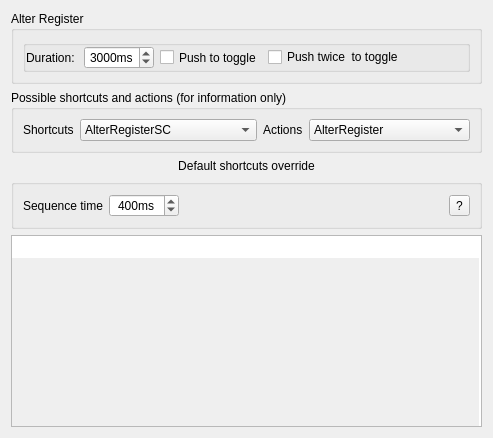
     <widget class="QWidget" name="_ShortcutTab">
      <attribute name="title">
       <string>Shortcuts</string>
      </attribute>
      <layout class="QVBoxLayout" name="verticalLayout_3">
       <item>
        <widget class="QGroupBox" name="GB_3_metaShortcut">
         <property name="sizePolicy">
          <sizepolicy hsizetype="Minimum" vsizetype="Fixed">
           <horstretch>0</horstretch>
           <verstretch>0</verstretch>
          </sizepolicy>
         </property>
         <property name="title">
          <string>Alter Register</string>
         </property>
         <layout class="QGridLayout" name="gridLayout_38">
          <item row="0" column="0">
           <widget class="QGroupBox" name="GB_2_metaDuration">
            <property name="sizePolicy">
             <sizepolicy hsizetype="Minimum" vsizetype="Minimum">
              <horstretch>0</horstretch>
              <verstretch>0</verstretch>
             </sizepolicy>
            </property>
            <property name="toolTip">
             <string>&lt;html&gt;&lt;head/&gt;&lt;body&gt;&lt;p&gt;Double push AlterRegisterSC to toggle on/off  the Register.&lt;/p&gt;&lt;p&gt;add shortcut sequence:&lt;/p&gt;&lt;p&gt;&lt;span style=&quot; font-weight:700;&quot;&gt;AlterRegisterSC,AlterRegisterSC:ma=ToggleRegister,ra=ToggleRegister&lt;/span&gt;&lt;/p&gt;&lt;/body&gt;&lt;/html&gt;</string>
            </property>
            <property name="title">
             <string/>
            </property>
            <property name="flat">
             <bool>true</bool>
            </property>
            <layout class="QGridLayout" name="gridLayout_31">
             <property name="leftMargin">
              <number>0</number>
             </property>
             <property name="topMargin">
              <number>0</number>
             </property>
             <property name="bottomMargin">
              <number>0</number>
             </property>
             <property name="horizontalSpacing">
              <number>6</number>
             </property>
             <property name="verticalSpacing">
              <number>0</number>
             </property>
             <item row="0" column="4">
              <spacer name="horizontalSpacer_22">
               <property name="orientation">
                <enum>Qt::Orientation::Horizontal</enum>
               </property>
               <property name="sizeHint" stdset="0">
                <size>
                 <width>40</width>
                 <height>20</height>
                </size>
               </property>
              </spacer>
             </item>
             <item row="0" column="0">
              <widget class="QLabel" name="label_61">
               <property name="text">
                <string>Duration: </string>
               </property>
              </widget>
             </item>
             <item row="0" column="3">
              <widget class="QCheckBox" name="kcfg_altRegisterIsPushedTwice">
               <property name="sizePolicy">
                <sizepolicy hsizetype="Preferred" vsizetype="Fixed">
                 <horstretch>0</horstretch>
                 <verstretch>0</verstretch>
                </sizepolicy>
               </property>
               <property name="maximumSize">
                <size>
                 <width>16777215</width>
                 <height>20</height>
                </size>
               </property>
               <property name="sizeIncrement">
                <size>
                 <width>0</width>
                 <height>0</height>
                </size>
               </property>
               <property name="toolTip">
                <string>&lt;html&gt;&lt;head/&gt;&lt;body&gt;&lt;p&gt;Push twice AlterRegisterSC shortcut to toggle Register Mode&lt;/p&gt;&lt;/body&gt;&lt;/html&gt;</string>
               </property>
               <property name="text">
                <string>Push twice  to toggle</string>
               </property>
              </widget>
             </item>
             <item row="0" column="1">
              <widget class="QSpinBox" name="kcfg_altRegisterTimeout">
               <property name="focusPolicy">
                <enum>Qt::FocusPolicy::StrongFocus</enum>
               </property>
               <property name="toolTip">
                <string>&lt;html&gt;&lt;head/&gt;&lt;body&gt;&lt;p&gt;After this time the register state will return to its original state. Any shortcut will refresh this timer.&lt;/p&gt;&lt;/body&gt;&lt;/html&gt;</string>
               </property>
               <property name="alignment">
                <set>Qt::AlignmentFlag::AlignCenter</set>
               </property>
               <property name="suffix">
                <string>ms</string>
               </property>
               <property name="minimum">
                <number>100</number>
               </property>
               <property name="maximum">
                <number>9999</number>
               </property>
               <property name="value">
                <number>3000</number>
               </property>
              </widget>
             </item>
             <item row="0" column="2">
              <widget class="QCheckBox" name="kcfg_altRegisterIsToggle">
               <property name="sizePolicy">
                <sizepolicy hsizetype="Preferred" vsizetype="Preferred">
                 <horstretch>0</horstretch>
                 <verstretch>0</verstretch>
                </sizepolicy>
               </property>
               <property name="toolTip">
                <string>&lt;html&gt;&lt;head/&gt;&lt;body&gt;&lt;p&gt;Alter Register shortcut will toggle register. Switch on/off without timeout.&lt;/p&gt;&lt;/body&gt;&lt;/html&gt;</string>
               </property>
               <property name="text">
                <string>Push to toggle</string>
               </property>
              </widget>
             </item>
            </layout>
           </widget>
          </item>
         </layout>
        </widget>
       </item>
       <item>
        <widget class="QGroupBox" name="groupBox_30">
         <property name="sizePolicy">
          <sizepolicy hsizetype="Preferred" vsizetype="Fixed">
           <horstretch>0</horstretch>
           <verstretch>0</verstretch>
          </sizepolicy>
         </property>
         <property name="title">
          <string>Possible shortcuts and actions (for information only)</string>
         </property>
         <property name="flat">
          <bool>true</bool>
         </property>
         <layout class="QGridLayout" name="gridLayout_39">
          <item row="0" column="4">
           <widget class="QComboBox" name="possibleActions">
            <item>
             <property name="text">
              <string>AlterRegister</string>
             </property>
            </item>
            <item>
             <property name="text">
              <string>Decrease</string>
             </property>
            </item>
            <item>
             <property name="text">
              <string>DWMLeft</string>
             </property>
            </item>
            <item>
             <property name="text">
              <string>DWMRight</string>
             </property>
            </item>
            <item>
             <property name="text">
              <string>FocusDown</string>
             </property>
            </item>
            <item>
             <property name="text">
              <string>FocusLeft</string>
             </property>
            </item>
            <item>
             <property name="text">
              <string>FocusNext</string>
             </property>
            </item>
            <item>
             <property name="text">
              <string>FocusPrev</string>
             </property>
            </item>
            <item>
             <property name="text">
              <string>FocusRight</string>
             </property>
            </item>
            <item>
             <property name="text">
              <string>FocusUp</string>
             </property>
            </item>
            <item>
             <property name="text">
              <string>GrowHeight</string>
             </property>
            </item>
            <item>
             <property name="text">
              <string>GrowWidth</string>
             </property>
            </item>
            <item>
             <property name="text">
              <string>Increase</string>
             </property>
            </item>
            <item>
             <property name="text">
              <string>LayoutChooser</string>
             </property>
            </item>
            <item>
             <property name="text">
              <string>LowerSurfaceCapacity</string>
             </property>
            </item>
            <item>
             <property name="text">
              <string>NextLayout</string>
             </property>
            </item>
            <item>
             <property name="text">
              <string>PreviousLayout</string>
             </property>
            </item>
            <item>
             <property name="text">
              <string>RaiseSurfaceCapacity</string>
             </property>
            </item>
            <item>
             <property name="text">
              <string>ResetSurfaceCapacity</string>
             </property>
            </item>
            <item>
             <property name="text">
              <string>Rotate</string>
             </property>
            </item>
            <item>
             <property name="text">
              <string>RotatePart</string>
             </property>
            </item>
            <item>
             <property name="text">
              <string>SetBinaryTreeLayout</string>
             </property>
            </item>
            <item>
             <property name="text">
              <string>SetCascadeLayout</string>
             </property>
            </item>
            <item>
             <property name="text">
              <string>SetColumnsLayout</string>
             </property>
            </item>
            <item>
             <property name="text">
              <string>SetFloatingLayout</string>
             </property>
            </item>
            <item>
             <property name="text">
              <string>SetMaster</string>
             </property>
            </item>
            <item>
             <property name="text">
              <string>SetMonocleLayout</string>
             </property>
            </item>
            <item>
             <property name="text">
              <string>SetQuarterLayout</string>
             </property>
            </item>
            <item>
             <property name="text">
              <string>SetSpiralLayout</string>
             </property>
            </item>
            <item>
             <property name="text">
              <string>SetSpreadLayout</string>
             </property>
            </item>
            <item>
             <property name="text">
              <string>SetStackedLayout</string>
             </property>
            </item>
            <item>
             <property name="text">
              <string>SetStairLayout</string>
             </property>
            </item>
            <item>
             <property name="text">
              <string>SetThreeColumnLayout</string>
             </property>
            </item>
            <item>
             <property name="text">
              <string>SetTileLayout</string>
             </property>
            </item>
            <item>
             <property name="text">
              <string>MoveDown</string>
             </property>
            </item>
            <item>
             <property name="text">
              <string>MoveLeft</string>
             </property>
            </item>
            <item>
             <property name="text">
              <string>MoveRight</string>
             </property>
            </item>
            <item>
             <property name="text">
              <string>MoveUp</string>
             </property>
            </item>
            <item>
             <property name="text">
              <string>ShrinkHeight</string>
             </property>
            </item>
            <item>
             <property name="text">
              <string>ShrinkWidth</string>
             </property>
            </item>
            <item>
             <property name="text">
              <string>SwapDown</string>
             </property>
            </item>
            <item>
             <property name="text">
              <string>SwapUp</string>
             </property>
            </item>
            <item>
             <property name="text">
              <string>ToggleDock</string>
             </property>
            </item>
            <item>
             <property name="text">
              <string>ToggleFloat</string>
             </property>
            </item>
            <item>
             <property name="text">
              <string>ToggleFloatAll</string>
             </property>
            </item>
            <item>
             <property name="text">
              <string>ToggleRegister</string>
             </property>
            </item>
           </widget>
          </item>
          <item row="0" column="1">
           <widget class="QLabel" name="label_78">
            <property name="sizePolicy">
             <sizepolicy hsizetype="Fixed" vsizetype="Minimum">
              <horstretch>0</horstretch>
              <verstretch>0</verstretch>
             </sizepolicy>
            </property>
            <property name="text">
             <string>Shortcuts</string>
            </property>
           </widget>
          </item>
          <item row="0" column="2">
           <widget class="QComboBox" name="possibleShortcuts">
            <item>
             <property name="text">
              <string>AlterRegisterSC</string>
             </property>
            </item>
            <item>
             <property name="text">
              <string>DecreaseSC</string>
             </property>
            </item>
            <item>
             <property name="text">
              <string>FocusDownSC</string>
             </property>
            </item>
            <item>
             <property name="text">
              <string>FocusLeftSC</string>
             </property>
            </item>
            <item>
             <property name="text">
              <string>FocusNextSC</string>
             </property>
            </item>
            <item>
             <property name="text">
              <string>FocusPrevSC</string>
             </property>
            </item>
            <item>
             <property name="text">
              <string>FocusRightSC</string>
             </property>
            </item>
            <item>
             <property name="text">
              <string>FocusUpSC</string>
             </property>
            </item>
            <item>
             <property name="text">
              <string>GrowHeightSC</string>
             </property>
            </item>
            <item>
             <property name="text">
              <string>GrowWidthSC</string>
             </property>
            </item>
            <item>
             <property name="text">
              <string>IncreaseSC</string>
             </property>
            </item>
            <item>
             <property name="text">
              <string>LayoutChooserSC</string>
             </property>
            </item>
            <item>
             <property name="text">
              <string>LowerSurfaceCapacitySC</string>
             </property>
            </item>
            <item>
             <property name="text">
              <string>NextLayoutSC</string>
             </property>
            </item>
            <item>
             <property name="text">
              <string>PreviousLayoutSC</string>
             </property>
            </item>
            <item>
             <property name="text">
              <string>RaiseSurfaceCapacitySC</string>
             </property>
            </item>
            <item>
             <property name="text">
              <string>RotateSC</string>
             </property>
            </item>
            <item>
             <property name="text">
              <string>RotatePartSC</string>
             </property>
            </item>
            <item>
             <property name="text">
              <string>SetBinaryTreeLayoutSC</string>
             </property>
            </item>
            <item>
             <property name="text">
              <string>SetCascadeLayoutSC</string>
             </property>
            </item>
            <item>
             <property name="text">
              <string>SetColumnsLayoutSC</string>
             </property>
            </item>
            <item>
             <property name="text">
              <string>SetFloatingLayoutSC</string>
             </property>
            </item>
            <item>
             <property name="text">
              <string>SetMasterSC</string>
             </property>
            </item>
            <item>
             <property name="text">
              <string>SetMonocleLayoutSC</string>
             </property>
            </item>
            <item>
             <property name="text">
              <string>SetQuarterLayoutSC</string>
             </property>
            </item>
            <item>
             <property name="text">
              <string>SetSpiralLayoutSC</string>
             </property>
            </item>
            <item>
             <property name="text">
              <string>SetSpreadLayoutSC</string>
             </property>
            </item>
            <item>
             <property name="text">
              <string>SetStackedLayoutSC</string>
             </property>
            </item>
            <item>
             <property name="text">
              <string>SetStairLayoutSC</string>
             </property>
            </item>
            <item>
             <property name="text">
              <string>SetThreeColumnLayoutSC</string>
             </property>
            </item>
            <item>
             <property name="text">
              <string>SetTileLayoutSC</string>
             </property>
            </item>
            <item>
             <property name="text">
              <string>MoveDownSC</string>
             </property>
            </item>
            <item>
             <property name="text">
              <string>MoveLeftSC</string>
             </property>
            </item>
            <item>
             <property name="text">
              <string>MoveRightSC</string>
             </property>
            </item>
            <item>
             <property name="text">
              <string>MoveUpSC</string>
             </property>
            </item>
            <item>
             <property name="text">
              <string>ShrinkHeightSC</string>
             </property>
            </item>
            <item>
             <property name="text">
              <string>ShrinkWidthSC</string>
             </property>
            </item>
            <item>
             <property name="text">
              <string>ToggleDockSC</string>
             </property>
            </item>
            <item>
             <property name="text">
              <string>ToggleFloatSC</string>
             </property>
            </item>
            <item>
             <property name="text">
              <string>ToggleFloatAllSC</string>
             </property>
            </item>
           </widget>
          </item>
          <item row="0" column="3">
           <widget class="QLabel" name="label_79">
            <property name="sizePolicy">
             <sizepolicy hsizetype="Fixed" vsizetype="Preferred">
              <horstretch>0</horstretch>
              <verstretch>0</verstretch>
             </sizepolicy>
            </property>
            <property name="text">
             <string>Actions</string>
            </property>
           </widget>
          </item>
         </layout>
        </widget>
       </item>
       <item>
        <widget class="QLabel" name="label_77">
         <property name="sizePolicy">
          <sizepolicy hsizetype="Minimum" vsizetype="Fixed">
           <horstretch>0</horstretch>
           <verstretch>0</verstretch>
          </sizepolicy>
         </property>
         <property name="text">
          <string>Default shortcuts override</string>
         </property>
         <property name="alignment">
          <set>Qt::AlignmentFlag::AlignCenter</set>
         </property>
        </widget>
       </item>
       <item>
        <widget class="QGroupBox" name="groupBox_33">
         <property name="sizePolicy">
          <sizepolicy hsizetype="Preferred" vsizetype="Fixed">
           <horstretch>0</horstretch>
           <verstretch>0</verstretch>
          </sizepolicy>
         </property>
         <property name="title">
          <string/>
         </property>
         <property name="flat">
          <bool>true</bool>
         </property>
         <layout class="QGridLayout" name="gridLayout_40">
          <item row="1" column="1">
           <widget class="QSpinBox" name="kcfg_shortcutSequenceTime">
            <property name="focusPolicy">
             <enum>Qt::FocusPolicy::StrongFocus</enum>
            </property>
            <property name="toolTip">
             <string>&lt;html&gt;&lt;head/&gt;&lt;body&gt;&lt;p&gt;Max waiting time the sequence of shortcuts. By default no sequences configured, but you can configure them by yourself below text field.&lt;/p&gt;&lt;/body&gt;&lt;/html&gt;</string>
            </property>
            <property name="alignment">
             <set>Qt::AlignmentFlag::AlignCenter</set>
            </property>
            <property name="suffix">
             <string>ms</string>
            </property>
            <property name="minimum">
             <number>100</number>
            </property>
            <property name="maximum">
             <number>9999</number>
            </property>
            <property name="value">
             <number>400</number>
            </property>
           </widget>
          </item>
          <item row="1" column="0">
           <widget class="QLabel" name="label_80">
            <property name="text">
             <string>Sequence time</string>
            </property>
           </widget>
          </item>
          <item row="1" column="3">
           <spacer name="horizontalSpacer_23">
            <property name="orientation">
             <enum>Qt::Orientation::Horizontal</enum>
            </property>
            <property name="sizeHint" stdset="0">
             <size>
              <width>40</width>
              <height>20</height>
             </size>
            </property>
           </spacer>
          </item>
          <item row="1" column="4">
           <widget class="QToolButton" name="toolButton">
            <property name="contextMenuPolicy">
             <enum>Qt::ContextMenuPolicy::NoContextMenu</enum>
            </property>
            <property name="toolTip">
             <string>&lt;html&gt;&lt;head/&gt;&lt;body&gt;&lt;p&gt;&lt;span style=&quot; font-size:10pt;&quot;&gt;One rule per line. Case insensitive. Format:&lt;/span&gt;&lt;/p&gt;&lt;p&gt;&lt;span style=&quot; font-size:10pt; font-weight:700;&quot;&gt;&amp;lt;Shortcut&amp;gt;[,&amp;lt;Shortcut&amp;gt;...]:&amp;lt;flag&amp;gt;=&amp;lt;value&amp;gt;[,&amp;lt;flag&amp;gt;=&amp;lt;value&amp;gt;...]&lt;/span&gt;&lt;/p&gt;&lt;p&gt;&lt;span style=&quot; font-size:10pt;&quot;&gt;A comma-separated list of shortcuts forms a key sequence that must be pressed in order. Shortcut and action names are listed above in &amp;quot;Possible shortcuts and actions&amp;quot;.&lt;/span&gt;&lt;/p&gt;&lt;p&gt;&lt;span style=&quot; font-size:10pt;&quot;&gt;Flags (at least one action flag is required):&lt;/span&gt;&lt;/p&gt;&lt;p&gt;&lt;span style=&quot; font-size:10pt; font-weight:700;&quot;&gt;mainaction|ma&lt;/span&gt;&lt;span style=&quot; font-size:10pt;&quot;&gt; — the action to perform (KrohnkiteAction).&lt;/span&gt;&lt;/p&gt;&lt;p&gt;&lt;span style=&quot; font-size:10pt; font-weight:700;&quot;&gt;registeraction|ra&lt;/span&gt;&lt;span style=&quot; font-size:10pt;&quot;&gt; — the action to perform while the register (meta) mode is active (KrohnkiteAction). Use null to clear it.&lt;/span&gt;&lt;/p&gt;&lt;p&gt;&lt;span style=&quot; font-size:10pt; font-weight:700;&quot;&gt;null&lt;/span&gt;&lt;span style=&quot; font-size:10pt;&quot;&gt; — clears an action: ma=null disables the normal action, ra=null makes register mode fall back to the main action.&lt;/span&gt;&lt;/p&gt;&lt;p&gt;&lt;span style=&quot; font-size:10pt; font-weight:700;&quot;&gt;sequencetime|st&lt;/span&gt;&lt;span style=&quot; font-size:10pt;&quot;&gt; — milliseconds, overrides the &amp;quot;Sequence time&amp;quot; setting for that rule.&lt;/span&gt;&lt;/p&gt;&lt;p&gt;&lt;span style=&quot; font-size:10pt;&quot;&gt;Examples:&lt;/span&gt;&lt;/p&gt;&lt;p&gt;&lt;span style=&quot; font-size:10pt; font-weight:700;&quot;&gt;MoveLeftSC:ra=swapleft&lt;/span&gt;&lt;span style=&quot; font-size:10pt;&quot;&gt; — assign SwapLeft action to MoveLeftSC shortcut when register is on. &lt;/span&gt;&lt;/p&gt;&lt;p&gt;&lt;span style=&quot; font-size:10pt; font-weight:700;&quot;&gt;MoveDownSC:ra=null&lt;/span&gt;&lt;span style=&quot; font-size:10pt;&quot;&gt; — do not override the main action: MoveDownSC keeps using MoveDown while register is on.&lt;/span&gt;&lt;/p&gt;&lt;p&gt;&lt;span style=&quot; font-size:10pt; font-weight:700;&quot;&gt;GrowWidthSC,ShrinkWidthSC:ma=resetSurfaceCapacity,st=500&lt;/span&gt;&lt;span style=&quot; font-size:10pt;&quot;&gt; — assign shortcut sequence with sequence time overriding to 500 ml with main action to reset srf capacity.&lt;/span&gt;&lt;/p&gt;&lt;/body&gt;&lt;/html&gt;</string>
            </property>
            <property name="text">
             <string>?</string>
            </property>
            <property name="icon">
             <iconset theme="dialog-question"/>
            </property>
            <property name="iconSize">
             <size>
              <width>32</width>
              <height>32</height>
             </size>
            </property>
            <property name="popupMode">
             <enum>QToolButton::ToolButtonPopupMode::InstantPopup</enum>
            </property>
            <property name="toolButtonStyle">
             <enum>Qt::ToolButtonStyle::ToolButtonIconOnly</enum>
            </property>
           </widget>
          </item>
         </layout>
        </widget>
       </item>
       <item>
        <widget class="QPlainTextEdit" name="kcfg_shortcutConf">
         <property name="sizePolicy">
          <sizepolicy hsizetype="Expanding" vsizetype="Minimum">
           <horstretch>0</horstretch>
           <verstretch>0</verstretch>
          </sizepolicy>
         </property>
         <property name="toolTip">
          <string/>
         </property>
         <property name="toolTipDuration">
          <number>-9</number>
         </property>
         <property name="readOnly">
          <bool>false</bool>
         </property>
         <property name="overwriteMode">
          <bool>false</bool>
         </property>
         <property name="backgroundVisible">
          <bool>true</bool>
         </property>
         <property name="centerOnScroll">
          <bool>true</bool>
         </property>
        </widget>
       </item>
      </layout>
     </widget>
